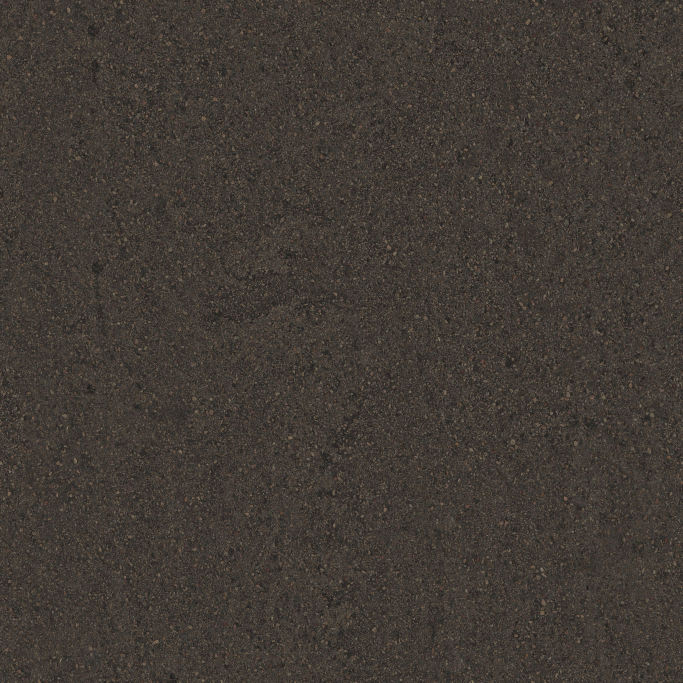
#> input picture assets/asfalto_pista.jpg, 2048 x 2048 px, given in place of asphalt_pit_lane_diff_2k.jpg, which was not available (shown at 1/3 size)
$ python texturas_suelo.py ../assets
#> lines starting #> are read from the running program, lines starting #| are printed output that depends on the picture
"""Prepara las texturas fotográficas del suelo (asfalto de pista, concreto de plataforma y pasto) a partir de
escaneos PBR de uso libre (CC0) y las deja en assets/.

Fuentes (todas CC0, ver assets/CREDITOS_TEXTURAS.md):
  asfalto  -> Poly Haven «Asphalt Pit Lane»   (asphalt_pit_lane_diff_2k.jpg, asphalt_pit_lane_nor_gl_2k.jpg)
  concreto -> Poly Haven «Concrete Floor 02»  (concrete_floor_02_diff_2k.jpg, concrete_floor_02_nor_gl_2k.jpg)
  pasto    -> ambientCG «Grass004»            (Grass004_2K-JPG_Color.jpg, Grass004_2K-JPG_NormalGL.jpg)

Uso:  python tools/texturas_suelo.py <carpeta con los archivos descargados>

Para que no se note la repetición al rodar, al color se le quitan las manchas grandes (iluminación y suciedad de
escala mayor que ~1/6 del cuadro): el simulador pone la variación grande con su propio ruido. El color queda en
2048 px y el relieve (mapa de normales, convención OpenGL) en 1024 px, para no gastar memoria de la GT 610.
"""
import os
import sys

import numpy as np
from PIL import Image

HERE = os.path.dirname(os.path.abspath(__file__))
ASSETS = os.path.join(HERE, "..", "assets")

SETS = {
    "asfalto_pista": ("asphalt_pit_lane_diff_2k.jpg", "asphalt_pit_lane_nor_gl_2k.jpg", 0.8),
    "concreto": ("concrete_floor_02_diff_2k.jpg", "concrete_floor_02_nor_gl_2k.jpg", 0.7),
    "pasto": ("Grass004_2K-JPG_Color.jpg", "Grass004_2K-JPG_NormalGL.jpg", 0.6),
}


def _blur_wrap(a, sigma):
    """Desenfoque gaussiano periódico (la textura es enlosable) por FFT."""
    h, w = a.shape
    fy = np.fft.fftfreq(h)[:, None]
    fx = np.fft.fftfreq(w)[None, :]
    g = np.exp(-2.0 * (np.pi * sigma) ** 2 * (fx ** 2 + fy ** 2))
    return np.real(np.fft.ifft2(np.fft.fft2(a) * g))


def flatten(rgb, strength):
    """Quita la variación de brillo de baja frecuencia conservando el detalle fino y el color."""
    lin = (rgb / 255.0) ** 2.2
    lum = lin @ np.array([0.2126, 0.7152, 0.0722])
    low = np.maximum(_blur_wrap(lum, rgb.shape[0] / 6.0), 1e-4)
    k = (lum.mean() / low) ** strength
    out = np.clip(lin * k[..., None], 0.0, 1.0) ** (1 / 2.2)
    return (out * 255.0 + 0.5).astype(np.uint8)


def main(src):
#> called with src = '../assets'
    for name, (diff, nor, strength) in SETS.items():
        c = np.asarray(Image.open(os.path.join(src, diff)).convert("RGB").resize((2048, 2048), Image.LANCZOS),
                       np.float64)
        Image.fromarray(flatten(c, strength)).save(os.path.join(ASSETS, name + ".jpg"), quality=88, optimize=True)
#> in flatten, `lin = (rgb / 255.0) ** 2.2`:
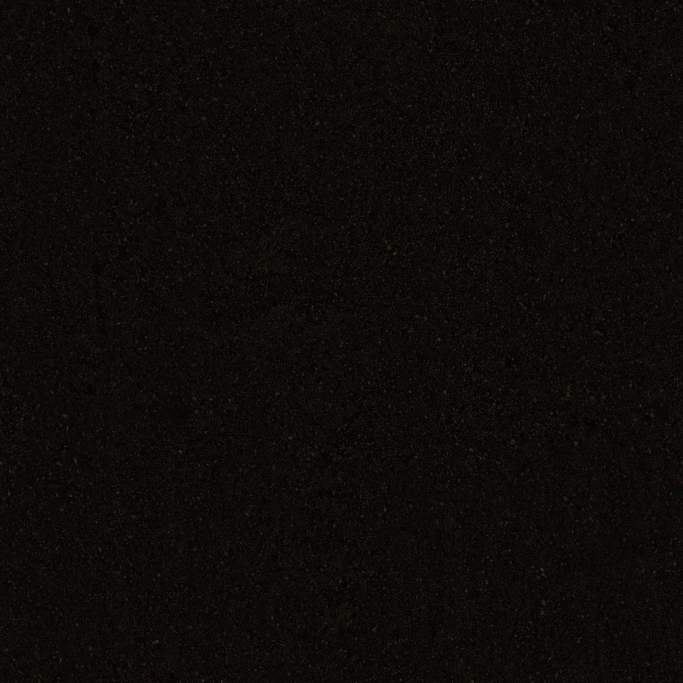
#> lin: shape (2048, 2048, 3) float64 (shown at 1/3 size); mean R, G, B 0.0557, 0.0445, 0.0354
#> in _blur_wrap, `return np.real(np.fft.ifft2(np.fft.fft2(a) * g))`:
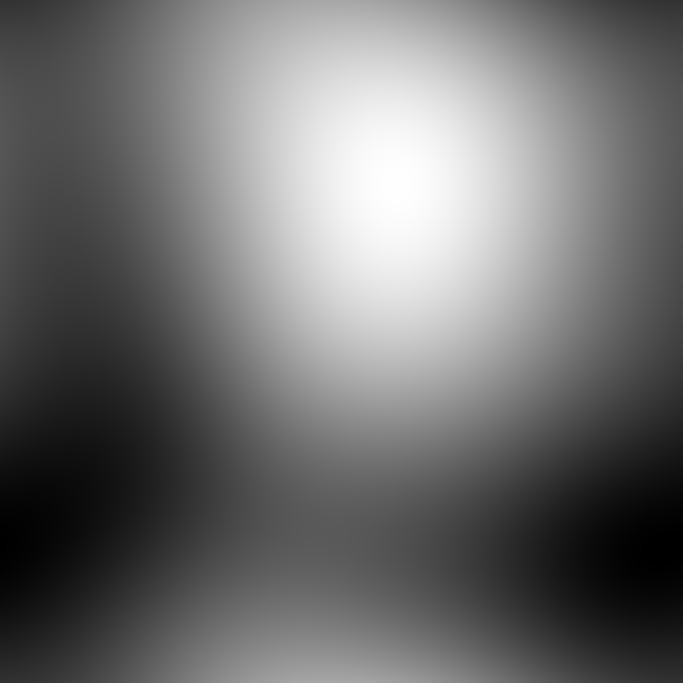
#> returned value: shape (2048, 2048) float64 (shown at 1/3 size); min 0.046, max 0.0465, mean 0.0462; drawn with min black and max white
#> in flatten, `k = (lum.mean() / low) ** strength`:
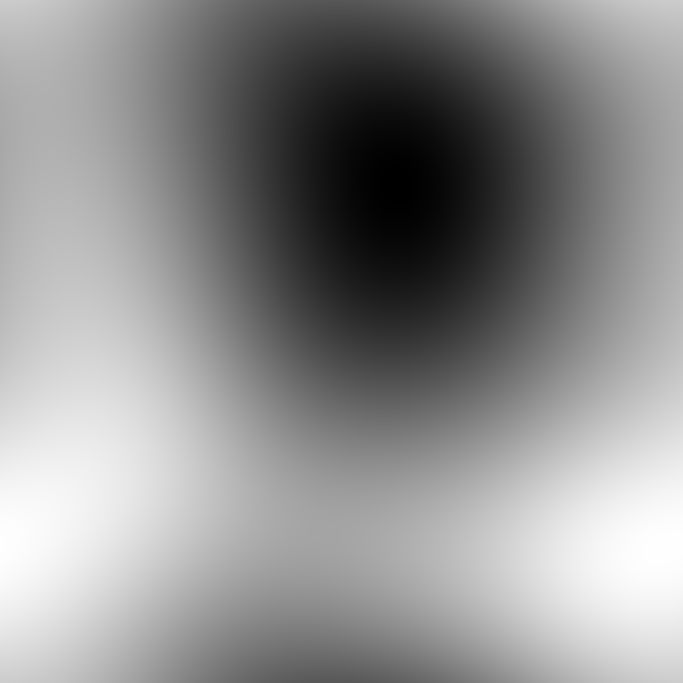
#> k: shape (2048, 2048) float64 (shown at 1/3 size); min 0.995, max 1, mean 1; drawn with min black and max white
#> in flatten, returned value is the input picture: shape (2048, 2048, 3); mean R, G, B 66, 59.4, 53.2
        n = np.asarray(Image.open(os.path.join(src, nor)).convert("RGB").resize((1024, 1024), Image.LANCZOS),
                       np.float64) / 127.5 - 1.0
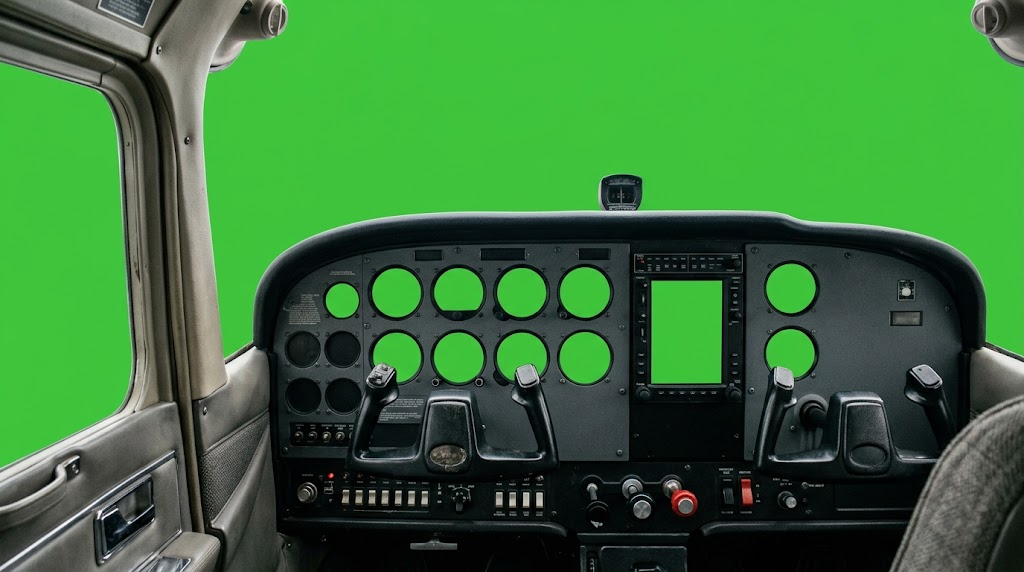
#> input picture assets/cabina_c172.jpg, 1024 x 572 px, given in place of asphalt_pit_lane_nor_gl_2k.jpg, which was not available
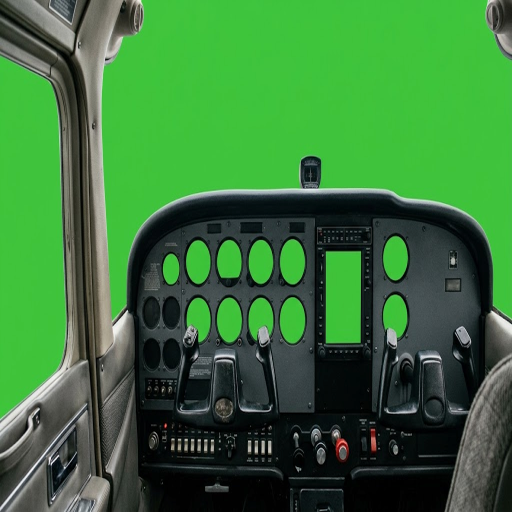
#> n: shape (1024, 1024, 3) float64 (shown at 1/2 size); mean R, G, B -0.547, -0.0751, -0.547; drawn with min black and max white
        n /= np.maximum(np.linalg.norm(n, axis=-1, keepdims=True), 1e-6)
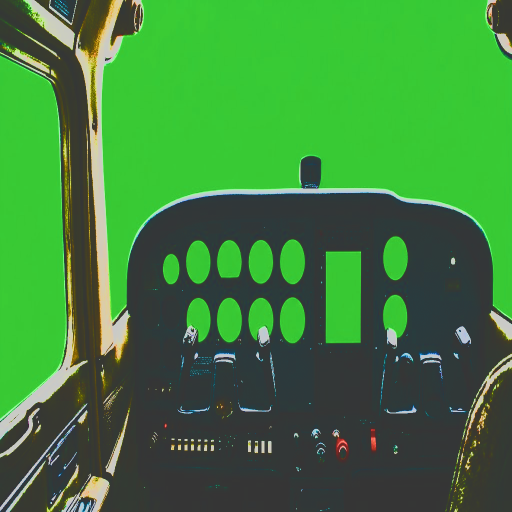
#> n: shape (1024, 1024, 3) float64 (shown at 1/2 size); mean R, G, B -0.506, 0.0185, -0.527; drawn with min black and max white
        n = ((n * 0.5 + 0.5) * 255.0 + 0.5).astype(np.uint8)
        Image.fromarray(n).save(os.path.join(ASSETS, name + "_n.jpg"), quality=92, optimize=True)
        print(name, "listo")


if __name__ == "__main__":
#> (the run stopped early here; a loop or call above may not have finished)
